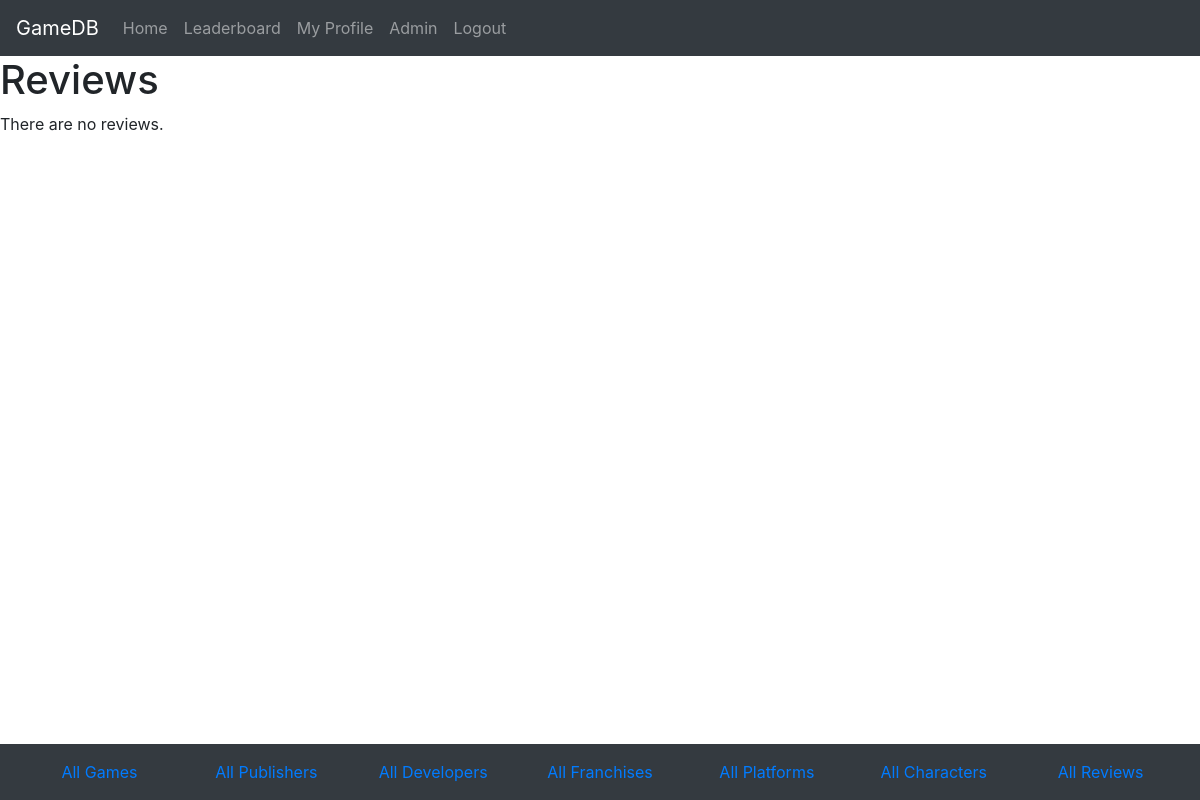
The page /view_all_reviews.php (signed in) on the database as committed earlier.
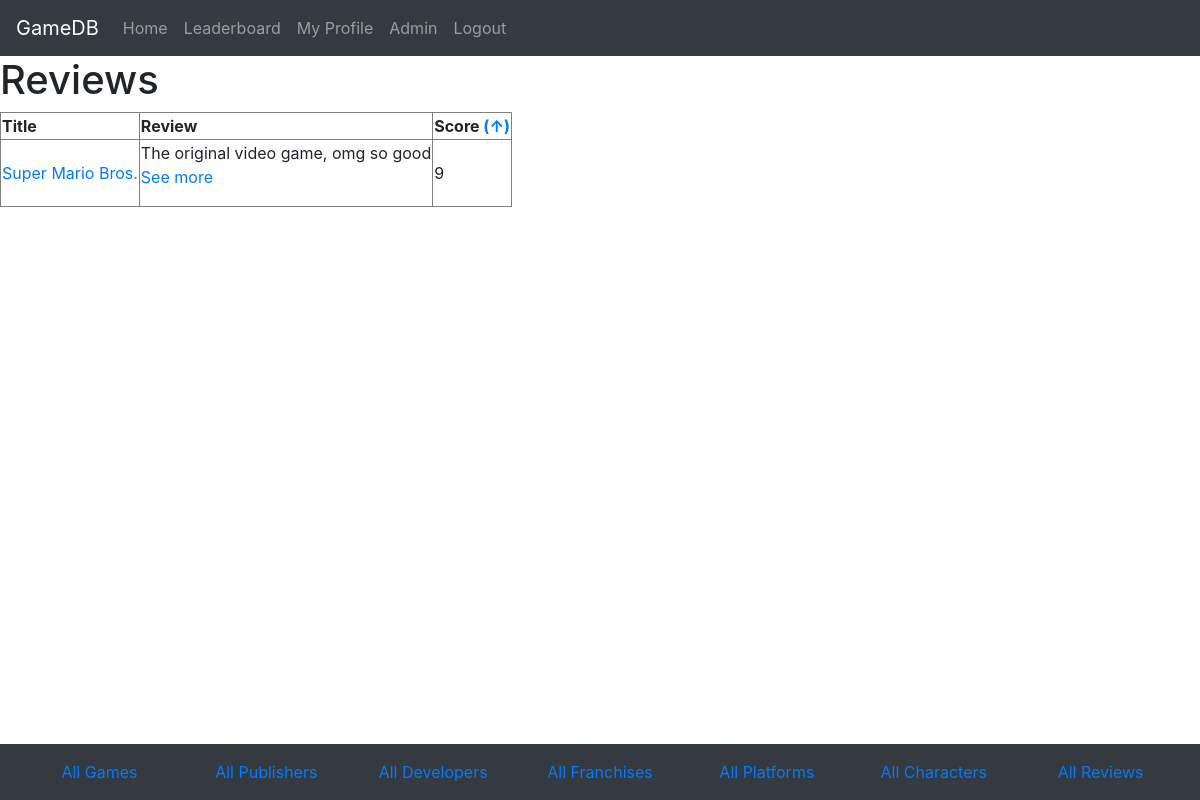
The same page on the database as committed later.
### tables this page shows
CREATE TABLE `REVIEW` (
  `game_id` int(11) NOT NULL,
  `username` varchar(255) NOT NULL,
  `text` longtext,
  `score` int(11) DEFAULT NULL
);

CREATE TABLE `GAME` (
  `ID` int(11) NOT NULL,
  `title` varchar(255) NOT NULL,
  `copies_sold` int(11) DEFAULT NULL,
  `release_date` date DEFAULT NULL,
  `collection_id` int(11) DEFAULT NULL,
  `dev_name` varchar(255) DEFAULT NULL,
  `pub_name` varchar(255) DEFAULT NULL
);

### view_all_reviews.php (the view, shortened to what this page needs)
<?php
echo "<h1>Reviews</h1>";
$sortBy = $_GET['mode'];
$db = gamesConnect();
$sql = "SELECT * FROM REVIEW ORDER BY REVIEW.score " . $sortBy;
$table = mysqli_query($db, $sql);
$count = mysqli_num_rows($table);
$arrow = "&uarr;";
if($count == 0) {
	echo "There are no reviews.";
} else {
	if($sortBy == DESC){
		$switchTo = "ASC";
		$arrow = "&darr;";
	} else {
		$switchTo = "DESC";
		$arrow = "&uarr;";
	}
	$goto = "view_all_reviews.php?mode=" . $switchTo;
	echo "<table border = '1'>
		<tr>
		<th>Title </th>
		<th>Review</th>
		<th>Score <a href=" .$goto . ">(" . $arrow .")</a></th>
		</tr>";
	while($row = mysqli_fetch_array($table)) {
		echo "<tr>";
		$goto = "view_game_details.php?key=" . $row['game_id'];
		$gNQ = "SELECT GAME.title FROM GAME WHERE GAME.ID =" .$row['game_id'];
		$gameT = mysqli_query($db,$gNQ);
		$title = mysqli_fetch_array($gameT);
		echo "<td><a href=" . $goto . ">". $title['title'] ."</td>";
		$goto = "view_review_details.php?ID=". $row['game_id'] . "&name=" . $row['username'];
		echo "<td>" . $row['text'] . "<p><a href=" . $goto . ">See more</p></td>";
		echo "<td>" . $row['score'] . "</td>";
		echo "</tr>";
	}
	echo "</table>";
}
include('footer.php');
?>

Rows that differ between the two databases and show on the page:
added review: game.title "Super Mario Bros.", text "The original video game, omg so good", score "9"
Other text that changed with them:
$arrow: (not shown) → "↑"
text no longer shown: "There are no reviews."
text now shown: "Title Review Score ( )"
